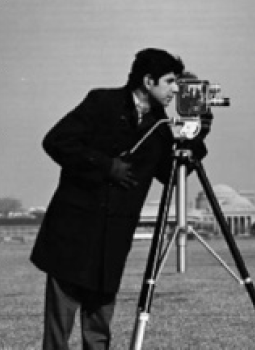
#> input picture 05_Aprendizaje_supervisado/Tema_03/img/photographer.png, 255 x 350 px
$ jupyter execute 3_2_5_Descriptores_textura.ipynb   (older library calls are emulated)
#> lines starting #> are read from the running program, lines starting #| are printed output that depends on the picture; long printed decimals are rounded
[cell 1]
# En primer lugar, obtenemos la máscara de la imagen original mediante la umbralización con Otsu
import matplotlib.pyplot as plt
import cv2
import numpy as np
img = cv2.imread('img/photographer.png')
#> img is the input picture: shape (350, 255, 3); mean B, G, R 108.1, 108.1, 108.1

window = cv2.rectangle(img.copy(), (200,20), (220,40), (0, 0, 255), 2)
window = cv2.rectangle(window, (200,300), (220,320), (0, 255, 0), 2)
#> window: shape (350, 255, 3); mean B, G, R 107.3, 107.9, 107.9
plt.figure(figsize= (6,8))
plt.imshow(window, cmap='gray')
plt.show()

[cell 2]
# Seleccionamos una región del cielo y una de la hierba
cielo = img[20:40,200:220]
hierba = img[300:320, 200:220]

fig, ax = plt.subplots(1,2)
ax[0].imshow(cielo, cmap='gray')
ax[0].set_title('cielo')
ax[1].imshow(hierba, cmap='gray')
ax[1].set_title('hierba')
plt.show()

### MATRIZ DE COOCURRENCIA

[cell 3]
# MATRIZ DE COOCURRENCIA (Gray-Level Cooccurence Matrix - GLCM)
from tabulate import tabulate
from skimage.feature import graycomatrix, graycoprops

[cell 4]
headers = ['','cielo', 'hierba']
CN, DIS, H, ASM, E, COR = ['contraste'], ['disimilitud'], ['homogeneidad'], ['ASM'], ['Energía'], ['Correlación']

patches = []
patches.append(cielo)
patches.append(hierba)

for i in range(len(patches)):
    image = cv2.cvtColor(patches[i], cv2.COLOR_BGR2GRAY)             # pasar a escala de grises

    '''
    a la funcion greycomatrix le paso:
    1- la imagen
    2- las distancias para la mdc
    3- el angulo al que quremeos extraer la mdc
    4- los niveles de la imagen, como minimo debe tener el valor máximo de la intensidad de la imagen
    5,6, etc: parametros para normalizar y ajsutar la imagen
    '''
    GLCM = graycomatrix(image, distances=[5], angles=[0], levels=256, symmetric=True, normed=True)

    plt.imshow(GLCM[:,:,0,0], cmap= 'gray')
    plt.show()

    # con estos comandos de la funcion graycoprops extraemos las caracteristicas que queremos
    CN.append(graycoprops(GLCM, 'contrast')[0,0])
    DIS.append(graycoprops(GLCM, 'dissimilarity')[0,0])
    H.append(graycoprops(GLCM, 'homogeneity')[0,0])
    ASM.append(graycoprops(GLCM, 'ASM')[0,0])
    E.append(graycoprops(GLCM, 'energy')[0,0])
    COR.append(graycoprops(GLCM, 'correlation')[0,0])
#> this loop made 2 passes
#> pass 1, `plt.show()`:
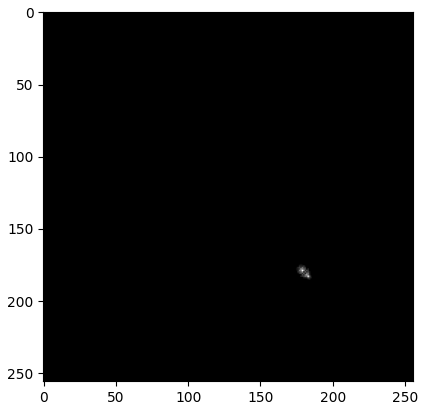
#> figure drawn by matplotlib, 1 panel
#> after the loop, ASM = ['ASM', 0.0217, 0.00271]; CN = ['contraste', 4.15, 106.5]; COR = ['Correlación', 0.598, 0.536]; DIS = ['disimilitud', 1.59, 7.98]; E = ['Energía', 0.147, 0.0521]; H = ['homogeneidad', 0.44, 0.127]

my_data = [tuple(CN), tuple(DIS), tuple(H), tuple(ASM), tuple(E), tuple(COR)]
#> my_data = [('contraste', 4.15, 106.5), ('disimilitud', 1.59, 7.98), ('homogeneidad', 0.44, 0.127), ('ASM', 0.0217, 0.00271), ('Energía', 0.147, 0.0521), ('Correlación', 0.598, 0.536)]

print(tabulate(my_data, headers=headers))
#|                   cielo        hierba
#| ------------  ---------  ------------
#| contraste     4.147    106.503
#| disimilitud   1.593      7.977
#| homogeneidad  0.4402     0.1271
#| ASM           0.02174    0.002711
#| Energía       0.1475      0.05207
#| Correlación   0.5983     0.5364

# Scale-Invariant Feature Transform

El algoritmo SIFT se utiliza en aplicaciones que involucran un escalado de la imagen. Sirve para la detección de esquinas, bordes o texturas siendo estable frente a perturbaciones y transformaciones que pueda sufrir la imagen. Es invariante a posición, escala, rotación, iluminación y contraste. El algoritmo consta de las siguientes fases:

[cell 5]
img = cv2.imread('img/photographer.png')

[cell 6]
# SIFT algorithm
# imagen rotada
rows, cols, _ = img.shape
#> rows = 350; cols = 255

M = cv2.getRotationMatrix2D((cols/2,rows/2), angle= 45, scale=1)
img_rot = cv2.warpAffine(img, M, (cols, rows))
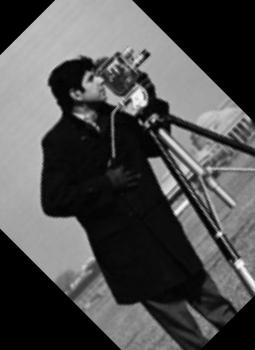
#> img_rot: shape (350, 255, 3); mean B, G, R 79, 79, 79

fig, ax = plt.subplots(1,2)
fig.set_size_inches(12,10)
ax[0].imshow(img_rot, cmap= 'gray')
ax[0].set_title('imagen rotada')
ax[1].imshow(img, cmap= 'gray')
ax[1].set_title('imgen original')
plt.show()

[cell 7]
# PARA LA IMAGEN ORIGINAL
# Definición del algoritmo
sift = cv2.SIFT_create(nfeatures= 0, nOctaveLayers= 3)

# Identificamos los puntos de interés
kp = sift.detect(img, None)
#> kp = 469 keypoints; strongest (x, y, size): (189, 128, 11.9), (182, 169, 4.5), (153, 63, 23.2), (144, 317, 5.9)

# Extraemos el descriptor para obtener el fingreprint
_, des = sift.compute(img, kp)
print(np.shape(des))
#| (469, 128)
# print(des) # Matriz donde las filas son los keypoints y las columnas las características de dichos puntos clave

# Visualizamos los puntos de interés
img_int=cv2.drawKeypoints(img, kp, img, flags=cv2.DRAW_MATCHES_FLAGS_DRAW_RICH_KEYPOINTS)
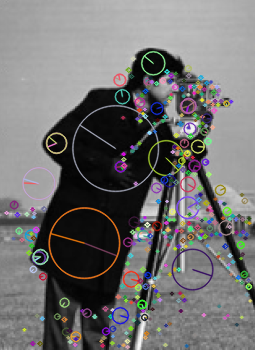
#> img_int: shape (350, 255, 3); mean B, G, R 111.3, 111.3, 112.3

plt.figure(figsize= (6,8))
plt.imshow(img_int)
plt.show()

[cell 8]
# PARA LA IMAGEN ORIGINAL
# no hace falta volver a definir en algoritmo

# Identificamos los puntos de interés
kp_rot = sift.detect(img_rot, None)
#> kp_rot = 444 keypoints; strongest (x, y, size): (138, 98, 11.9), (168, 186, 11.3), (219, 234, 3.7), (162, 132, 4.4)

# Extraemos el descriptor para obtener el fingreprint
_, des_rot = sift.compute(img_rot, kp)
print(np.shape(des_rot))
#| (469, 128)
# print(des) # Matriz donde las filas son los keypoints y las columnas las características de dichos puntos clave

# Visualizamos los puntos de interés
img_int_rot=cv2.drawKeypoints(img_rot, kp, img_rot, flags=cv2.DRAW_MATCHES_FLAGS_DRAW_RICH_KEYPOINTS)
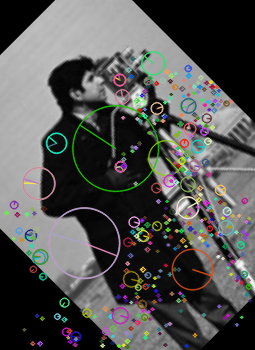
#> img_int_rot: shape (350, 255, 3); mean B, G, R 81.9, 83.4, 83.2

plt.figure(figsize= (6,8))
plt.imshow(img_int_rot)
plt.show()

[cell 9]
# feature matching

from skimage import io

bf = cv2.BFMatcher.create(cv2.NORM_L1, crossCheck=True)

matches = bf.match(des, des_rot)
#> matches = 81 matches
matches = sorted(matches, key = lambda x: x.distance)

print(np.shape(matches))
#| (81,)

img_match = cv2.drawMatches(img, kp, img_rot, kp_rot, matches[:10], img_rot, flags= 10)
plt.figure(figsize= (12,15))
plt.imshow(img_match, cmap= 'gray')
plt.show()

### Histogram of Oriented Gradients

[cell 10]
# HISTOGRAM OF ORIENTED GRADIENTS

# En primer lugar, obtenemos la máscara de la imagen original mediante la umbralización con Otsu
from skimage import io
img = io.imread('img/pedestrian.jpg')
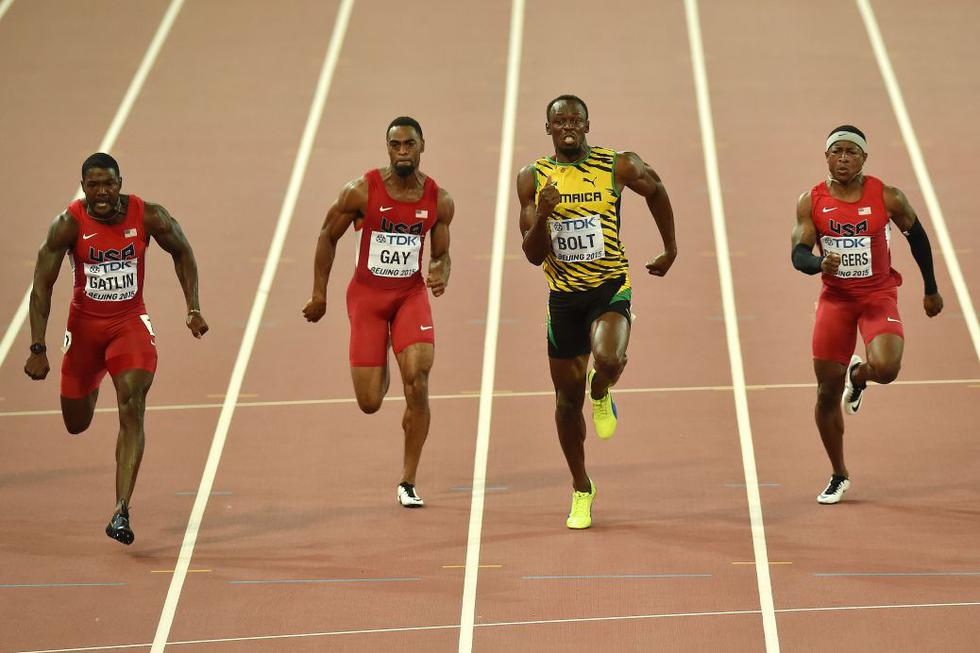
#> input picture 05_Aprendizaje_supervisado/Tema_03/img/pedestrian.jpg, 980 x 653 px
#> img is the input picture: shape (653, 980, 3); mean R, G, B 173.9, 134.5, 103.6
img = np.float32(img/255)
crop = img[75:550,475:700]
crop = cv2.resize(crop, (64, 128))
#> crop: shape (128, 64, 3) float32

plt.imshow(crop, cmap='gray')
plt.show()

[cell 11]
# Calculamos el gradiente con el kernel de Sobel
crop = np.float32(crop)
gx = cv2.Sobel(crop, cv2.CV_32F, 1, 0, ksize=1)
gy = cv2.Sobel(crop, cv2.CV_32F, 0, 1, ksize=1)
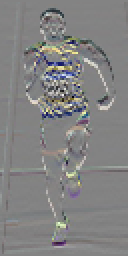
#> gy: shape (128, 64, 3) float32 (shown 2 times larger); mean R, G, B -0.000526, -0.0018, -0.0017; drawn with min black and max white

# Calculamos la magnitud y la dirección del gradiente
mag, angle = cv2.cartToPolar(gx, gy, angleInDegrees=True)
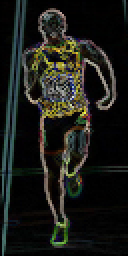
#> mag: shape (128, 64, 3) float32 (shown 2 times larger); mean R, G, B 0.118, 0.122, 0.104; drawn with min black and max white
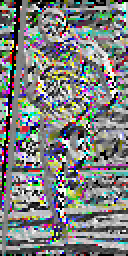
#> angle: shape (128, 64, 3) float32 (shown 2 times larger); mean R, G, B 177.6, 181.6, 179.6; drawn with min black and max white

# Visualizamos la imagen obtenida en la magnitud del gradiente
mag = mag/np.max(mag)
plt.figure(figsize= (6,8))
plt.imshow(mag, cmap='gray')
plt.show()

[cell 12]
# Cálculo del desriptor: Histogram of Oriented Gradients
from skimage.feature import hog
H = hog(crop, orientations=9, pixels_per_cell=(8, 8), cells_per_block=(2, 2), transform_sqrt=True, block_norm="L1", channel_axis=2)
#> H = 3780 values, max 0.436 at index 2749, min 0 at index 195, mean 0.0278
np.shape(H)
#> Out = (3780,)

### Local Binary Patterns

[cell 13]
# LOCAL BINARY PATTERNS (LBP)
from skimage.feature import local_binary_pattern
img = cv2.imread('img/photographer.png')

# Definimos los parámetros iniciales
R = 1 # Radio
P = 8*R # Número de píxeles vecinos
epsilon = 1e-7 # Para normalizar el histograma

# Extraemos la imagen LBP
img_gray = cv2.cvtColor(img, cv2.COLOR_BGR2GRAY)
lbp_image = local_binary_pattern(img_gray, P, R, method='uniform')
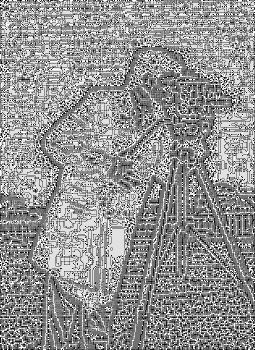
#> lbp_image: shape (350, 255) float64; min 0, max 9, mean 5.17; drawn with min black and max white
a,b = np.unique(lbp_image, return_counts=True)
#> a = [0, 1, 2, 3, 4, 5, 6, 7, 8, 9]; b = [1348, 4282, 2439, 11289, 16405, 19304, 7802, 6654, 14258, 5469]

# Calculamos el histograma
lbp_image = np.uint8(lbp_image)
hist = cv2.calcHist([lbp_image.ravel()], [0], None, [P+2], [0, P+2])
#> hist has the same summary as b

# Normalizamos el histograma
hist = hist.astype("float")
hist /= (hist.sum() + epsilon)
#> hist = [0.0151, 0.048, 0.0273, 0.126, 0.184, 0.216, 0.0874, 0.0746, 0.16, 0.0613]

# Los P+2=10 bins del histograma serán los 10 atributos que nos permitirán caracterizar una imagen

# Visualizamos la imagen LBP
figs, ax = plt.subplots(1,2)
figs.set_size_inches(10,16)
ax[0].imshow(img, cmap='gray')
ax[1].imshow(lbp_image, cmap='gray')
plt.show()

# Visualizamos el histograma
plt.plot(hist)
plt.grid(True)
plt.show()
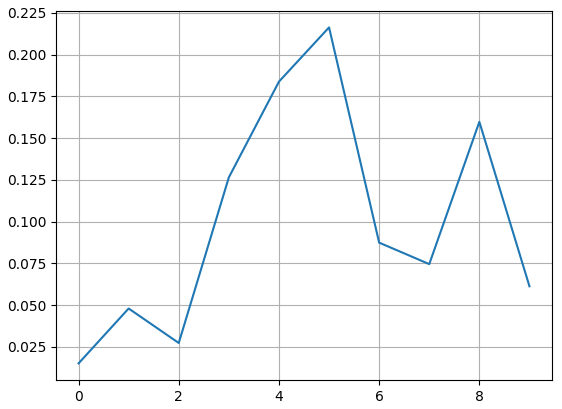
#> figure drawn by matplotlib, 1 panel; curve peaks at x = 5, y = 0.216
